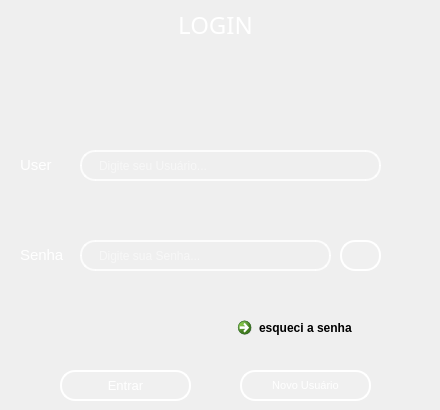
    <widget class="QWidget" name="stackedWidget_loginPage1_3">
     <widget class="QLabel" name="label_5">
      <property name="geometry">
       <rect>
        <x>0</x>
        <y>0</y>
        <width>431</width>
        <height>51</height>
       </rect>
      </property>
      <property name="font">
       <font>
        <family>Montserrat Medium</family>
        <pointsize>14</pointsize>
        <italic>false</italic>
       </font>
      </property>
      <property name="text">
       <string>&lt;html&gt;&lt;head/&gt;&lt;body&gt;&lt;p align=&quot;center&quot;&gt;&lt;span style=&quot; font-size:18pt; color:#ffffff;&quot;&gt;LOGIN&lt;/span&gt;&lt;/p&gt;&lt;/body&gt;&lt;/html&gt;</string>
      </property>
     </widget>
     <widget class="QLabel" name="label_user_3">
      <property name="geometry">
       <rect>
        <x>20</x>
        <y>130</y>
        <width>391</width>
        <height>71</height>
       </rect>
      </property>
      <property name="font">
       <font>
        <family>MS Shell Dlg 2</family>
        <pointsize>10</pointsize>
        <weight>50</weight>
        <italic>false</italic>
        <bold>false</bold>
       </font>
      </property>
      <property name="styleSheet">
       <string notr="true">QLabel{
color: rgb(255, 255, 255);
border:3
}</string>
      </property>
      <property name="text">
       <string>&lt;html&gt;&lt;head/&gt;&lt;body&gt;&lt;p&gt;&lt;span style=&quot; font-size:11pt;&quot;&gt;User  &lt;/span&gt;&lt;/p&gt;&lt;/body&gt;&lt;/html&gt;</string>
      </property>
     </widget>
     <widget class="QLineEdit" name="lineEdit_passwrd_3">
      <property name="geometry">
       <rect>
        <x>80</x>
        <y>240</y>
        <width>251</width>
        <height>31</height>
       </rect>
      </property>
      <property name="font">
       <font>
        <family>MS Shell Dlg 2</family>
        <italic>false</italic>
       </font>
      </property>
      <property name="styleSheet">
       <string notr="true">QLineEdit {
    /* Borda e fundo */
    border: 2px solid rgba(255, 255, 255, 200);
    border-radius: 15px;
    background-color: rgba(0, 0, 0, 0); /* Totalmente transparente */
    
    /* Espaçamento interno */
    padding: 5px 15px;
    
    /* Cor do texto */
    color: white;
    
    /* Melhora a renderização */
    background-clip: padding-box;
}

/* Efeito ao focar */
QLineEdit:focus {
    border: 2px solid rgba(255, 255, 255, 255);
    background-color: rgba(255, 255, 255, 20);
}</string>
      </property>
      <property name="placeholderText">
       <string>Digite sua Senha...</string>
      </property>
     </widget>
     <widget class="QLabel" name="label_passwrd_3">
      <property name="geometry">
       <rect>
        <x>20</x>
        <y>220</y>
        <width>391</width>
        <height>71</height>
       </rect>
      </property>
      <property name="font">
       <font>
        <family>MS Shell Dlg 2</family>
        <pointsize>10</pointsize>
        <weight>50</weight>
        <italic>false</italic>
        <bold>false</bold>
       </font>
      </property>
      <property name="styleSheet">
       <string notr="true">QLabel{
color: rgb(255, 255, 255);
border:3
}</string>
      </property>
      <property name="text">
       <string>&lt;html&gt;&lt;head/&gt;&lt;body&gt;&lt;p&gt;&lt;span style=&quot; font-size:11pt;&quot;&gt;Senha&lt;/span&gt;&lt;/p&gt;&lt;/body&gt;&lt;/html&gt;</string>
      </property>
     </widget>
     <widget class="QPushButton" name="bttn_login">
      <property name="geometry">
       <rect>
        <x>60</x>
        <y>370</y>
        <width>131</width>
        <height>31</height>
       </rect>
      </property>
      <property name="font">
       <font>
        <family>MS Shell Dlg 2</family>
        <pointsize>10</pointsize>
        <weight>50</weight>
        <italic>false</italic>
        <bold>false</bold>
       </font>
      </property>
      <property name="styleSheet">
       <string notr="true">QPushButton {
    background-color: rgba(255, 255, 255, 0.5);
    border: 2px solid rgba(255, 255, 255, 0.3); /* Borda branca translúcida */
    color: #333333; /* Texto totalmente opaco */
}

QPushButton:hover {
     background-color: #CFD8DC;
    border-color: rgba(255, 255, 255,255); 
}

QPushButton:pressed {
    background-color: #A0B2C8; /* Azul acinzentado */
border-color: #003366; /* Azul escuro */
}
 QPushButton{border: 2px solid rgba(255, 255, 255, 200);
    border-radius: 15px;
    background-color: rgba(0, 0, 0, 0); /* Totalmente transparente */
    
    /* Espaçamento interno */
    padding: 5px 15px;
    
    /* Cor do texto */
    color: white;
    
    /* Melhora a renderização */
    background-clip: padding-box;
}

/* Efeito ao focar */
QPushButton {
    border: 2px solid rgba(255, 255, 255, 255);
    background-color: rgba(255, 255, 255, 20);
}</string>
      </property>
      <property name="text">
       <string>Entrar</string>
      </property>
     </widget>
     <widget class="QPushButton" name="bttn_alterindex_2">
      <property name="geometry">
       <rect>
        <x>240</x>
        <y>370</y>
        <width>131</width>
        <height>31</height>
       </rect>
      </property>
      <property name="font">
       <font>
        <family>MS Shell Dlg 2</family>
        <pointsize>8</pointsize>
        <weight>50</weight>
        <italic>false</italic>
        <bold>false</bold>
       </font>
      </property>
      <property name="styleSheet">
       <string notr="true">QPushButton {
    background-color: rgba(255, 255, 255, 0.5);
    border: 2px solid rgba(255, 255, 255, 0.3); /* Borda branca translúcida */
    color: #333333; /* Texto totalmente opaco */
}

QPushButton:hover {
     background-color: #CFD8DC;
    border-color: rgba(255, 255, 255,255); 
}

QPushButton:pressed {
    background-color: #A0B2C8; /* Azul acinzentado */
border-color: #003366; /* Azul escuro */
}
 QPushButton{border: 2px solid rgba(255, 255, 255, 200);
    border-radius: 15px;
    background-color: rgba(0, 0, 0, 0); /* Totalmente transparente */
    
    /* Espaçamento interno */
    padding: 5px 15px;
    
    /* Cor do texto */
    color: white;
    
    /* Melhora a renderização */
    background-clip: padding-box;
}

/* Efeito ao focar */
QPushButton {
    border: 2px solid rgba(255, 255, 255, 255);
    background-color: rgba(255, 255, 255, 20);
}</string>
      </property>
      <property name="text">
       <string>Novo Usuário</string>
      </property>
     </widget>
     <widget class="QLineEdit" name="lineEdit_user_2">
      <property name="geometry">
       <rect>
        <x>80</x>
        <y>150</y>
        <width>301</width>
        <height>31</height>
       </rect>
      </property>
      <property name="font">
       <font>
        <family>MS Shell Dlg 2</family>
        <italic>false</italic>
       </font>
      </property>
      <property name="styleSheet">
       <string notr="true">QLineEdit {
    /* Borda e fundo */
    border: 2px solid rgba(255, 255, 255, 200);
    border-radius: 15px;
    background-color: rgba(0, 0, 0, 0); /* Totalmente transparente */
    
    /* Espaçamento interno */
    padding: 5px 15px;
    
    /* Cor do texto */
    color: white;
    
    /* Melhora a renderização */
    background-clip: padding-box;
}

/* Efeito ao focar */
QLineEdit:focus {
    border: 2px solid rgba(255, 255, 255, 255);
    background-color: rgba(255, 255, 255, 20);
}</string>
      </property>
      <property name="placeholderText">
       <string>Digite seu Usuário...</string>
      </property>
     </widget>
     <widget class="QPushButton" name="bttn_passwrdview">
      <property name="geometry">
       <rect>
        <x>340</x>
        <y>240</y>
        <width>41</width>
        <height>31</height>
       </rect>
      </property>
      <property name="styleSheet">
       <string notr="true">QPushButton {
    background-color: rgba(255, 255, 255, 0.5);
    border: 2px solid rgba(255, 255, 255, 0.3); /* Borda branca translúcida */
    color: #333333; /* Texto totalmente opaco */
}

QPushButton:hover {
     background-color: #CFD8DC;
    border-color: rgba(255, 255, 255,255); 
}

QPushButton:pressed {
    background-color: #A0B2C8; /* Azul acinzentado */
border-color: #003366; /* Azul escuro */
}
 QPushButton{border: 2px solid rgba(255, 255, 255, 200);
    border-radius: 15px;
    background-color: rgba(0, 0, 0, 0); /* Totalmente transparente */
    
    /* Espaçamento interno */
    padding: 5px 15px;
    
    /* Cor do texto */
    color: white;
    
    /* Melhora a renderização */
    background-clip: padding-box;
}

/* Efeito ao focar */
QPushButton {
    border: 2px solid rgba(255, 255, 255, 255);
    background-color: rgba(255, 255, 255, 20);
}</string>
      </property>
      <property name="text">
       <string/>
      </property>
      <property name="icon">
       <iconset>
        <normaloff>../../Downloads/visibility_24dp_E3E3E3_FILL0_wght400_GRAD0_opsz24.png</normaloff>../../Downloads/visibility_24dp_E3E3E3_FILL0_wght400_GRAD0_opsz24.png</iconset>
      </property>
      <property name="iconSize">
       <size>
        <width>24</width>
        <height>24</height>
       </size>
      </property>
     </widget>
     <widget class="QCommandLinkButton" name="bttn_forgotpassword">
      <property name="geometry">
       <rect>
        <x>230</x>
        <y>310</y>
        <width>172</width>
        <height>41</height>
       </rect>
      </property>
      <property name="text">
       <string>esqueci a senha</string>
      </property>
     </widget>
     <zorder>label_user_3</zorder>
     <zorder>label_passwrd_3</zorder>
     <zorder>label_5</zorder>
     <zorder>lineEdit_passwrd_3</zorder>
     <zorder>bttn_login</zorder>
     <zorder>bttn_alterindex_2</zorder>
     <zorder>lineEdit_user_2</zorder>
     <zorder>bttn_passwrdview</zorder>
     <zorder>bttn_forgotpassword</zorder>
    </widget>
